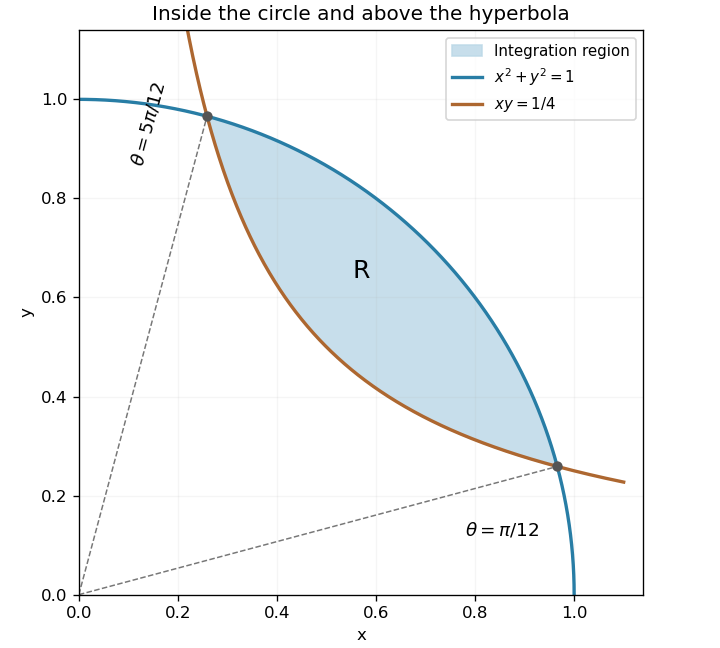

This chart was generated by the following Python code:
"""Original first-quadrant region bounded by a circle and rectangular hyperbola."""
from pathlib import Path
import numpy as np
import matplotlib.pyplot as plt

lo=np.sin(np.pi/12);hi=np.cos(np.pi/12)
x=np.linspace(lo,hi,800);angle=np.linspace(0,np.pi/2,700)
fig,ax=plt.subplots(figsize=(6,5.4),layout="constrained")
ax.fill_between(x,1/(4*x),np.sqrt(1-x*x),color="#bdd9e8",alpha=.85,label="Integration region")
ax.plot(np.cos(angle),np.sin(angle),color="#287da5",lw=2,label=r"$x^2+y^2=1$")
hx=np.linspace(.2,1.1,600);ax.plot(hx,1/(4*hx),color="#ad6730",lw=2,label=r"$xy=1/4$")
for theta in [np.pi/12,5*np.pi/12]:
    endpoint=np.array([np.cos(theta),np.sin(theta)])
    ax.plot([0,endpoint[0]],[0,endpoint[1]],color="#777777",ls="--",lw=.9)
    ax.scatter([endpoint[0]],[endpoint[1]],color="#555555",s=27,zorder=5)
ax.text(.78,.12,r"$\theta=\pi/12$",fontsize=11)
ax.text(.10,.87,r"$\theta=5\pi/12$",rotation=75,fontsize=11)
ax.text(.57,.64,"R",fontsize=15,ha="center")
ax.set(xlim=(0,1.14),ylim=(0,1.14),xlabel="x",ylabel="y",title="Inside the circle and above the hyperbola")
ax.set_aspect("equal");ax.grid(alpha=.12);ax.legend(loc="upper right",fontsize=9)
fig.savefig(Path(__file__).with_suffix(".png").name,dpi=120,facecolor="white")
plt.close(fig)
